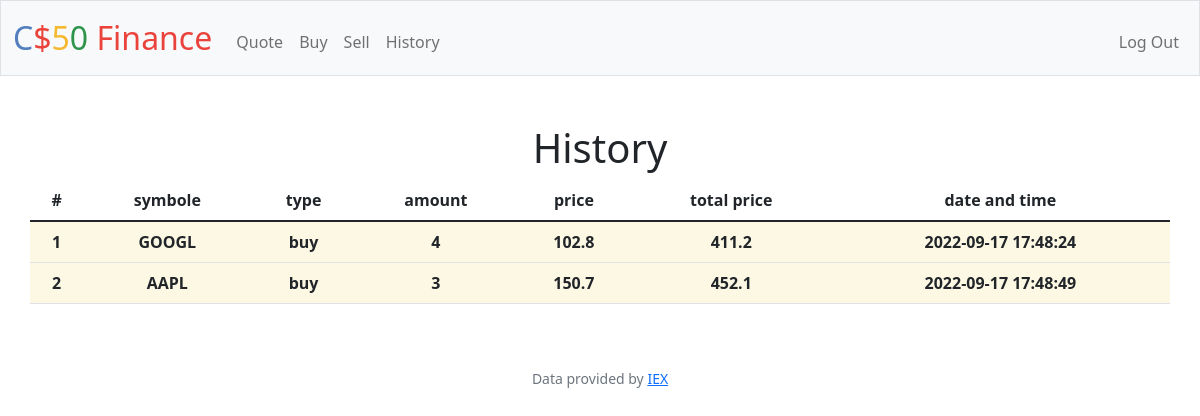
The app's page /history (signed in) with its own data.
### tables this page shows
CREATE TABLE history (
id INTEGER PRIMARY KEY AUTOINCREMENT NOT NULL,
users_id INTEGER NOT NULL,
symbole TEXT NOT NULL,
amount INTEGER NOT NULL,
price FLOAT NOT NULL,
total_price FLOAT NOT NULL,
type TEXT NOT NULL,
date DATETIME NOT NULL
);

### app.py (the view)
@app.route("/history")
@login_required
def history():
    history = db.execute(
        "SELECT symbole, amount, price, total_price, type, date FROM history WHERE users_id = ?", session["user_id"])
    i = int(0)
    history_with_counter = []
    for history_part in history:
        i += 1
        history_part["counter"] = i
        history_with_counter.append(history_part)
    return render_template("history.html", history=history_with_counter)

### app.py (called while the page is built)
@app.after_request
def after_request(response):
    response.headers["Cache-Control"] = "no-cache, no-store, must-revalidate"
    response.headers["Expires"] = 0
    response.headers["Pragma"] = "no-cache"
    return response

### helpers.py (called while the page is built)
def login_required(f):
    @wraps(f)
    def decorated_function(*args, **kwargs):
        if session.get("user_id") is None:
            return redirect("/login")
        return f(*args, **kwargs)
    return decorated_function

### templates/history.html (shortened to what this page needs)
{% extends "layout.html" %}
{% block main %}
<h1>History</h1>
<table class="container table">
    <thead>
        <tr>
            <th scope="col">#</th>
            <th scope="col">symbole</th>
            <th scope="col">type</th>
            <th scope="col">amount</th>
            <th scope="col">price</th>
            <th scope="col">total price</th>
            <th scope="col">date and time</th>
        </tr>
    </thead>
    <tbody>
        {% for history_part in history %}
        {% if history_part["type"] == "buy" %}
        <tr style="background-color:#fcf8e3">
            <th>{{ history_part["counter"] }}</th>
            <th>{{ history_part["symbole"] }}</th>
            <th>{{ history_part["type"] }}</th>
            <th>{{ history_part["amount"] }}</th>
            <th>{{ history_part["price"] }}</th>
            <th>{{ history_part["total_price"] }}</th>
            <th>{{ history_part["date"] }}</th>
        </tr>
        {% endif %}
        {% endfor %}
    </tbody>
</table>
{% endblock %}

### records on screen
history: counter "1", symbole "GOOGL", type "buy", amount "4", price "102.8", total_price "411.2", date "2022-09-17 17:48:24"
history: counter "2", symbole "AAPL", type "buy", amount "3", price "150.7", total_price "452.1", date "2022-09-17 17:48:49"
